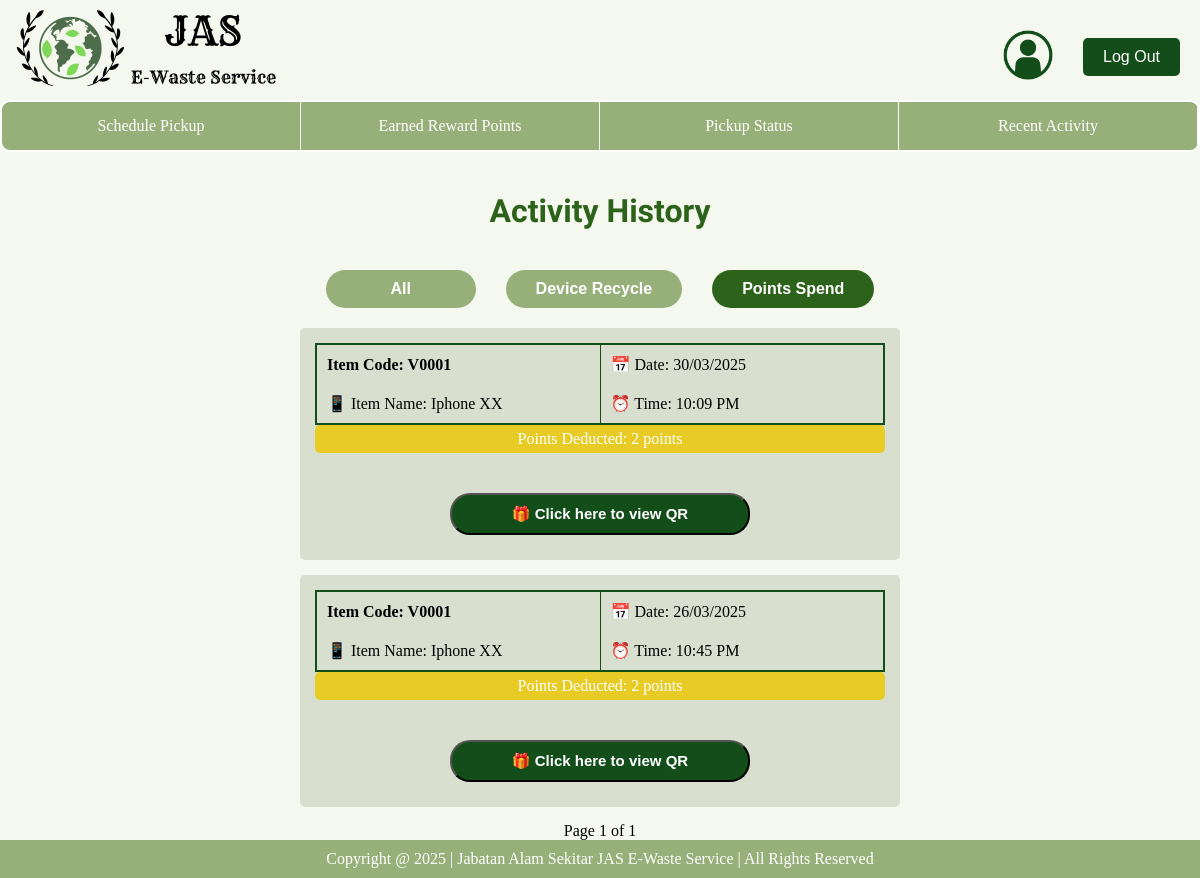
Page /customer/history-voucher/ (signed in) on the earlier database version.
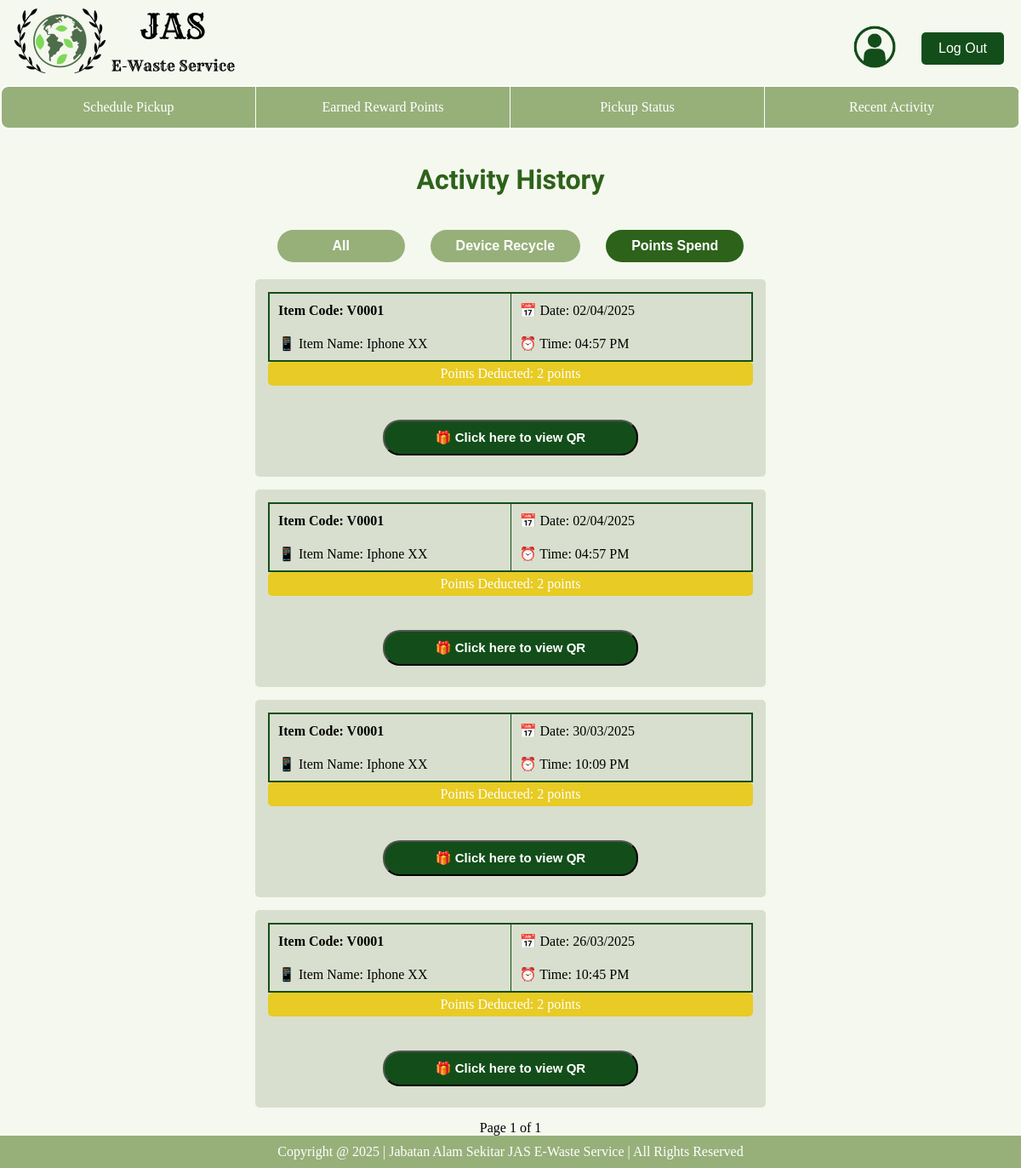
Same page on the later database version.
### database/models.py (models this page shows, shortened)
class Voucher(models.Model):
    voucherID = models.CharField(primary_key=True, max_length=200)
    name = models.CharField(max_length=150)
    pointsRequired = models.IntegerField()
    quantity = models.IntegerField()

### customer/views.py (the view)
# urls.py: path('history-voucher/', voucher_redeemed, name='voucher_redeemed'),  # Activity History - Voucher Redeemed
def voucher_redeemed(request):
    customerID = request.session.get('user_id')
    vouchers_redeemed = (CustomerRedemption.objects.filter(customer__customerID=customerID, status=False).select_related('voucher')
                         .values('voucher__voucherID', 'voucher__name', 'date', 'time', 'voucher__pointsRequired')
                         .order_by('-date', '-time')
                         )
    pagination = Paginator(vouchers_redeemed, 4)
    page = request.GET.get('page')
    vouchers = pagination.get_page(page)
    if not vouchers.object_list:
        return render(request, 'customer/activityHis-Point.html', {"Empty": True})
    return render(request, 'customer/activityHis-Point.html', {'vouchers':vouchers})

### customer/templates/customer/activityHis-Point.html (shortened to what this page needs)
{% extends 'customer/base_customer.html' %}
{% load static %}
{% block extra_css %}
    <link rel="stylesheet" href="{% static 'css/activityHis-Point.css' %}">
{% endblock %}
{% block content %}
    <h1 class="title">Activity History</h1>
    <div class="btn-container">
        <a href="{% url 'customer:history_all' %}">
            <button class="tab-btn">All</button>
        </a>
        <a href="{% url 'customer:device_recycled' %}">
            <button class="tab-btn">Device Recycle</button>
        </a>
        <a href="{% url 'customer:voucher_redeemed' %}">
            <button class="tab-btn active">Points Spend</button>
        </a>
    </div>
    {% for voucher in vouchers %}
        <div class="activity-container">
            <div class="activity-card">
                <table>
                    <tr>
                        <td><strong>Item Code: {{ voucher.voucher__voucherID }}</strong></td>
                        <td>📅 Date: {{ voucher.date|date:"d/m/Y" }}</td>
                    </tr>
                    <tr>
                        <td>📱 Item Name: {{ voucher.voucher__name }}</td>
                        <td>⏰ Time: {{ voucher.time|time:"h:i A" }}</td>
                    </tr>
                </table>
                <div class="points-deducted">Points Deducted: {{ voucher.voucher__pointsRequired }} points</div>
                <div class="show-qr">
                    <button class="show-qr qr-code">🎁 Click here to view QR</button>
                </div>
            </div>
        </div>
    {% endfor %}
    <div>
        {% if not Empty %}
            <span>Page {{ vouchers.number }} of {{ vouchers.paginator.num_pages }}</span>
        {% else %}
            <p>No vouchers Have Been Redeemed</p>
        {% endif %}
    </div>
{% endblock %}

Differences in the rows shown:
now on one of the page's lists (row edited): Voucher: voucher__voucherID "V0001", voucher__name "Iphone XX", voucher__pointsRequired "2"
changed Voucher "Iphone XX": date "30/03/2025" → "02/04/2025"; time "10:09 PM" → "04:57 PM"; date "26/03/2025" → "02/04/2025"; time "10:45 PM" → "04:57 PM"
